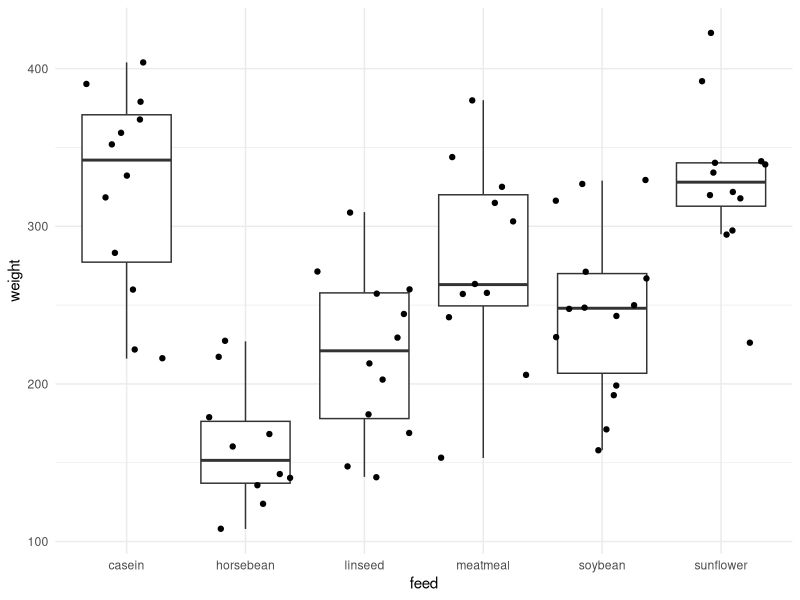

This chart was generated by the following R code:
# Analysis of variance
# Is weight independent from feed?

library(tidyverse)
View(chickwts)
?chickwts

ggplot(chickwts, aes(x = feed, 
                     y = weight)) + 
  geom_boxplot(outlier.shape = NA) + 
  geom_jitter() +
  theme_minimal()

model <- aov(weight ~ feed, data = chickwts)
summary(model)

?TukeyHSD
TukeyHSD(model)




# Part 2: Tukey Test -- ONLY IF null hypothesis is rejected 

# Load Tukey Test library
library(multcomp)

# Run Tukey Test on model variable
tukey_result <-glht(model, linfct = mcp(feed = "Tukey"))
summary(tukey_result)
